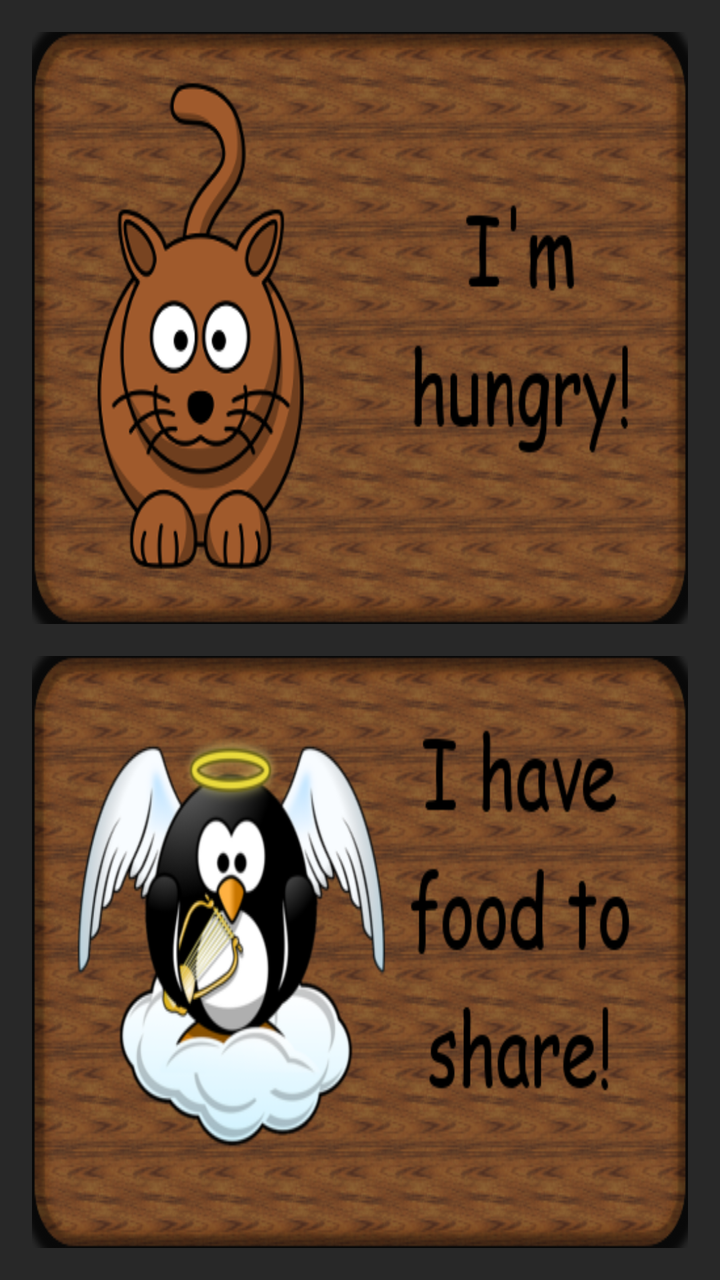
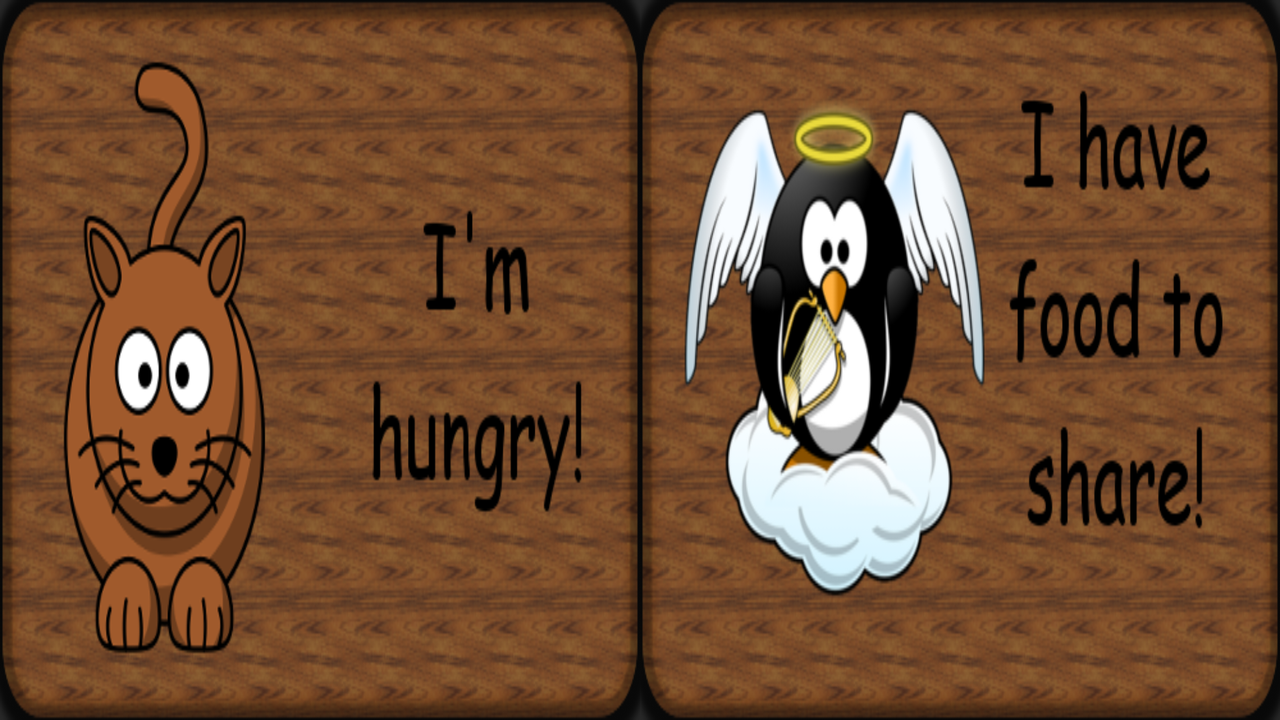

One screen, two layout resources from the same app: the default and the repository's alternative for another configuration. Each is rendered where Android would select it; the XML of both is given below.
<!-- AndroidManifest.xml: application theme AppTheme -->
<!-- res/layout/activity_main.xml -->
<LinearLayout xmlns:android="http://schemas.android.com/apk/res/android"
    xmlns:tools="http://schemas.android.com/tools"
    android:layout_width="match_parent"
    android:layout_height="match_parent"
    android:background="#ff282828"
    android:orientation="vertical"
    tools:context="il.ac.huji.freefood.activities_one_class.MainActivity"
    android:padding="16dp"
    >

    <RelativeLayout
        android:layout_width="match_parent"
        android:layout_height="0dp"
        android:layout_weight="0.5"
        android:background="#ff282828">

        <ImageButton
            android:id="@+id/main_image_hungry"
            android:layout_width="match_parent"
            android:layout_height="match_parent"
            android:background="#ff282828"
            android:clickable="true"
            android:scaleType="fitXY"
            android:src="@drawable/hungry"
        />
    </RelativeLayout>

    <RelativeLayout
        android:layout_width="match_parent"
        android:layout_height="16dp"/>
    <RelativeLayout
        android:layout_width="match_parent"
        android:layout_height="0dp"
        android:layout_weight="0.5">

        <ImageButton
            android:id="@+id/main_image_add_food"
            android:layout_width="match_parent"
            android:layout_height="match_parent"
            android:background="#ff282828"
            android:clickable="true"
            android:scaleType="fitXY"
            android:src="@drawable/food_to_share" />
    </RelativeLayout>

</LinearLayout>
<!-- resources referenced by this layout -->
<resources>
  <!-- drawable food_to_share: png bitmap (drawable, 139017 bytes) -->
  <!-- drawable hungry: png bitmap (drawable, 111136 bytes) -->
  <style name="AppTheme" parent="Theme.AppCompat" />
</resources>
<!-- res/layout-land/activity_main.xml (the repository's variant of the layout above) -->
<!-- drawn on the phone turned sideways -->
<LinearLayout xmlns:android="http://schemas.android.com/apk/res/android"
    xmlns:tools="http://schemas.android.com/tools"
    android:layout_width="match_parent"
    android:layout_height="match_parent"
    android:background="#ff282828"
    android:orientation="horizontal"
    tools:context="il.ac.huji.freefood.activities_one_class.MainActivity">

    <RelativeLayout
        android:layout_width="0dp"
        android:layout_height="match_parent"
        android:layout_weight="0.5"
        android:background="#ff282828">

        <ImageButton
            android:id="@+id/main_image_hungry"
            android:layout_width="match_parent"
            android:layout_height="match_parent"
            android:background="#ff282828"
            android:clickable="true"
            android:scaleType="fitXY"
            android:src="@drawable/hungry" />
    </RelativeLayout>

    <RelativeLayout
        android:layout_width="0dp"
        android:layout_height="match_parent"
        android:layout_weight="0.5">

        <ImageButton
            android:id="@+id/main_image_add_food"
            android:layout_width="match_parent"
            android:layout_height="match_parent"
            android:background="#ff282828"
            android:clickable="true"
            android:scaleType="fitXY"
            android:src="@drawable/food_to_share" />
    </RelativeLayout>

</LinearLayout>
